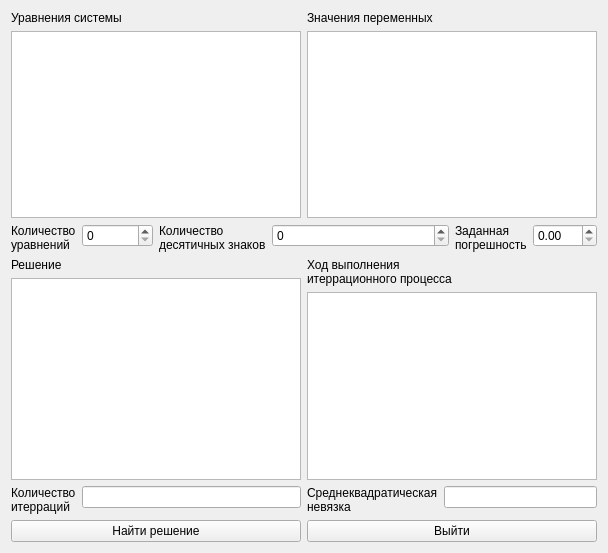
<?xml version="1.0" encoding="UTF-8"?>
<ui version="4.0">
 <class>FormSystemOfNonLinearEquations</class>
 <widget class="QWidget" name="FormSystemOfNonLinearEquations">
  <property name="geometry">
   <rect>
    <x>0</x>
    <y>0</y>
    <width>608</width>
    <height>553</height>
   </rect>
  </property>
  <property name="windowTitle">
   <string>Решение систем нелинейных уравнений</string>
  </property>
  <layout class="QGridLayout" name="gridLayout_3">
   <item row="0" column="0">
    <layout class="QGridLayout" name="gridLayout_2">
     <item row="0" column="0" colspan="2">
      <layout class="QGridLayout" name="gridLayout">
       <item row="0" column="0">
        <widget class="QLabel" name="label">
         <property name="text">
          <string>Уравнения системы</string>
         </property>
        </widget>
       </item>
       <item row="0" column="2" colspan="2">
        <widget class="QLabel" name="label_2">
         <property name="text">
          <string>Значения переменных</string>
         </property>
        </widget>
       </item>
       <item row="1" column="0" colspan="2">
        <widget class="QTableView" name="tableViewEquations">
         <attribute name="horizontalHeaderDefaultSectionSize">
          <number>300</number>
         </attribute>
        </widget>
       </item>
       <item row="1" column="2" colspan="2">
        <widget class="QTableView" name="tableViewVarValues">
         <attribute name="horizontalHeaderDefaultSectionSize">
          <number>130</number>
         </attribute>
        </widget>
       </item>
       <item row="2" column="0">
        <layout class="QFormLayout" name="formLayout">
         <item row="0" column="0">
          <widget class="QLabel" name="label_3">
           <property name="text">
            <string>Количество
уравнений</string>
           </property>
          </widget>
         </item>
         <item row="0" column="1">
          <widget class="QSpinBox" name="spinBoxNumberOfEquations"/>
         </item>
        </layout>
       </item>
       <item row="2" column="1" colspan="2">
        <layout class="QFormLayout" name="formLayout_2">
         <item row="0" column="0">
          <widget class="QLabel" name="label_6">
           <property name="text">
            <string>Количество
десятичных знаков</string>
           </property>
          </widget>
         </item>
         <item row="0" column="1">
          <widget class="QSpinBox" name="spinBoxPrec"/>
         </item>
        </layout>
       </item>
       <item row="2" column="3">
        <layout class="QFormLayout" name="formLayout_3">
         <item row="0" column="0">
          <widget class="QLabel" name="label_8">
           <property name="text">
            <string>Заданная
погрешность</string>
           </property>
          </widget>
         </item>
         <item row="0" column="1">
          <widget class="QDoubleSpinBox" name="doubleSpinBoxEps"/>
         </item>
        </layout>
       </item>
      </layout>
     </item>
     <item row="1" column="0">
      <widget class="QLabel" name="label_4">
       <property name="text">
        <string>Решение</string>
       </property>
      </widget>
     </item>
     <item row="1" column="1" rowspan="2">
      <widget class="QLabel" name="label_9">
       <property name="text">
        <string>Ход выполнения 
итеррационного процесса</string>
       </property>
      </widget>
     </item>
     <item row="2" column="0" rowspan="2">
      <widget class="QTableView" name="tableViewResult">
       <attribute name="horizontalHeaderDefaultSectionSize">
        <number>130</number>
       </attribute>
      </widget>
     </item>
     <item row="3" column="1">
      <widget class="QTextEdit" name="textEditIterProcess">
       <property name="readOnly">
        <bool>true</bool>
       </property>
      </widget>
     </item>
     <item row="4" column="0">
      <layout class="QFormLayout" name="formLayout_4">
       <item row="0" column="0">
        <widget class="QLabel" name="label_5">
         <property name="text">
          <string>Количество
итерраций</string>
         </property>
        </widget>
       </item>
       <item row="0" column="1">
        <widget class="QLineEdit" name="lineEditNumberOfIterrations"/>
       </item>
      </layout>
     </item>
     <item row="4" column="1">
      <layout class="QFormLayout" name="formLayout_5">
       <item row="0" column="0">
        <widget class="QLabel" name="label_7">
         <property name="text">
          <string>Среднеквадратическая
невязка</string>
         </property>
        </widget>
       </item>
       <item row="0" column="1">
        <widget class="QLineEdit" name="lineEditMeanSquareResidual">
         <property name="text">
          <string/>
         </property>
        </widget>
       </item>
      </layout>
     </item>
     <item row="5" column="0">
      <widget class="QPushButton" name="pushButtonCalculate">
       <property name="text">
        <string>Найти решение</string>
       </property>
      </widget>
     </item>
     <item row="5" column="1">
      <widget class="QPushButton" name="pushButtonClose">
       <property name="text">
        <string>Выйти</string>
       </property>
      </widget>
     </item>
    </layout>
   </item>
  </layout>
 </widget>
 <resources/>
 <connections/>
</ui>
